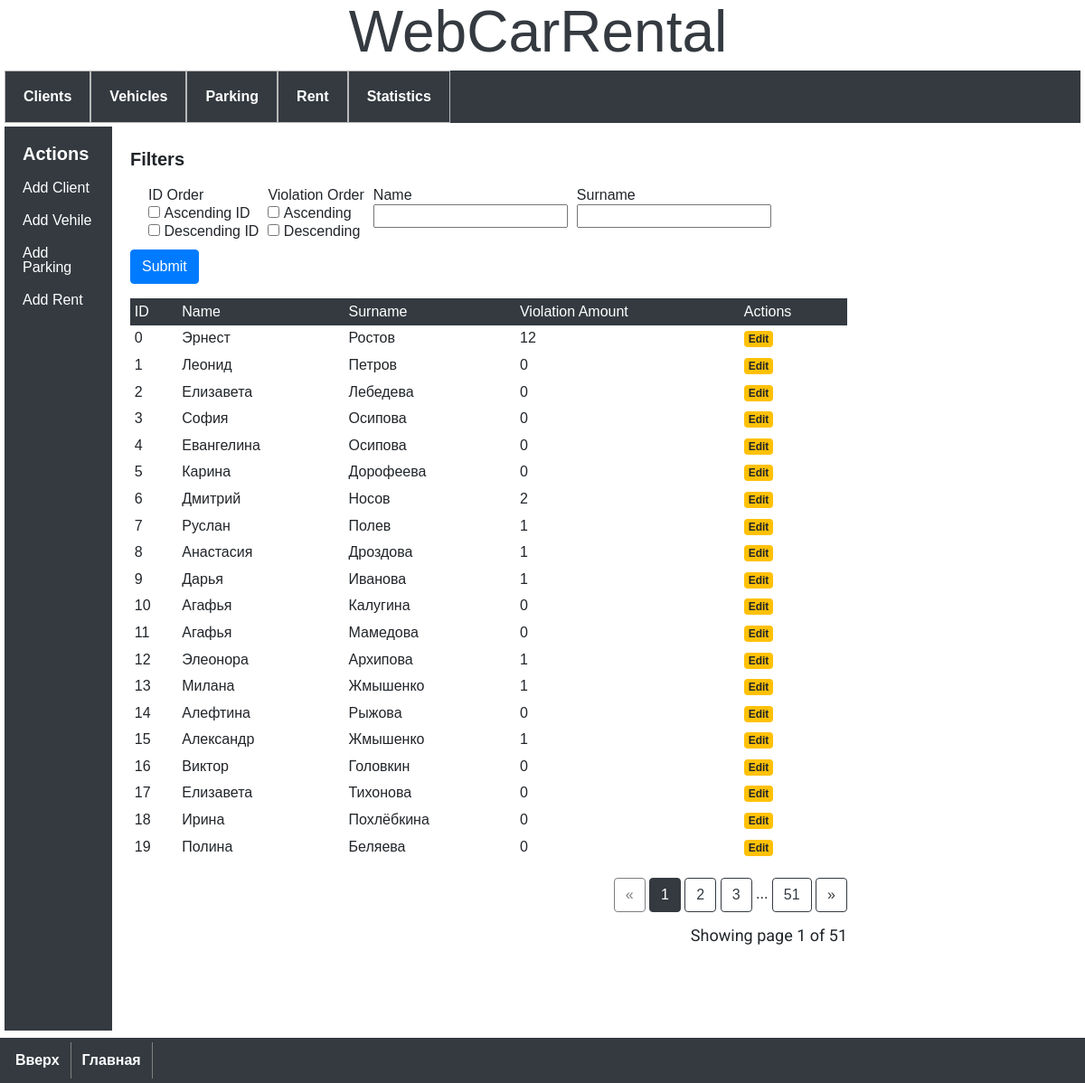
The app's page /clients with its own data.
### model.py (models this page shows)
class Client(db.Model):
    __tablename__ = 'client'
    client_id = db.Column('client_id', db.INTEGER, primary_key=True, autoincrement=True)
    firstname = db.Column('firstname', db.Text)
    surname = db.Column('surname', db.Text)
    violation = db.Column('violation', db.INTEGER)

### app.py (the view)
@app.route('/clients', methods=('GET', 'POST'))
def clients():
    form=ClientsForm()
    page = request.args.get('page', 1, type=int)
    clients = Client.query
    select_order = form.select_order.data
    select_violation = form.select_violation.data
    serch_name = form.serch_name.data
    serch_surname = form.serch_surname.data
    if request.method == 'POST':
        page = 1
        check_status_order(select_order)
        check_status_violation(select_violation)
        check_status_name(serch_name)
        check_status_surname(serch_surname)
    if ClientsForm.status_order == '0':
        form.select_order.data = []
    if ClientsForm.status_order == '1':
        clients = Client.query
        form.select_order.data = ['1']
    if ClientsForm.status_order == '2':
        clients = Client.query.order_by(desc(Client.client_id))
        form.select_order.data = ['2']
    if ClientsForm.status_violation == '0':
        form.select_violation.data = []
    if ClientsForm.status_violation == '1':
        clients = clients.order_by(Client.violation)
        form.select_violation.data = ['1']
    if ClientsForm.status_violation == '2':
        clients = clients.order_by(desc(Client.violation))
        form.select_violation.data = ['2']
    if serch_name:
        clients = clients.filter(Client.firstname == serch_name)
    if serch_surname:
        clients = clients.filter(Client.surname == serch_surname)
    return render_template(
        './client/clients.html',
        clients=clients.paginate(page=page, per_page=20),
        form=form)

### forms.py (shortened to what this page needs)
class ClientsForm(FlaskForm):
    select_order = MultiCheckboxField(
        label='ID Order',
        choices=[
            (1, 'Ascending ID'),
            (2, 'Descending ID')
        ])
    select_violation = MultiCheckboxField(
        label='Violation Order',
        choices=[
            (1, 'Ascending'),
            (2, 'Descending')
        ])
    serch_name = StringField(
        label='Name'
    )
    serch_surname = StringField(
        label='Surname'
    )
    submit = SubmitField(label=('Submit'))
    status_order = 0
    status_violation = 0
    status_name = 0
    status_surname = 0

### templates/client/clients.html (shortened to what this page needs)
{% extends 'base.html' %}
{% block content %}
<div class="table-responsive">
    <form class='form-horizontal' method="POST">
        <div class="form-group">
            <h2>Filters</h2>
            <div class="filters" style="display: flex;">
                <ul style="display: flex; padding: 10px;">
                    <li style="margin-left: 10px;">
                        {{ form.select_order.label }}
                        <br>
                        {{ form.select_order }}
                    </li>
                    <li style="margin-left: 10px;">
                        {{ form.select_violation.label }}
                        <br>
                        {{ form.select_violation }}
                    </li>
                    <li style="margin-left: 10px;">
                        {{ form.serch_name.label }}
                        <br>
                        {{ form.serch_name }}
                    </li>
                    <li style="margin-left: 10px;">
                        {{ form.serch_surname.label }}
                        <br>
                        {{ form.serch_surname }}
                    </li>
                </ul>
            </div>
            {{ form.submit(class="btn btn-primary") }}
        </div>
    </form>
    <table class="table table-sm table-borderless mb-0">
        <thead class="thead-dark">
            <tr>
                <th>ID</th>
                <th>Name</th>
                <th>Surname</th>
                <th>Violation Amount</th>
                <th>Actions</th>
            </tr>
        </thead>
        <tbody>
            {% for client in clients %}
            <tr>
                <th scope="row">{{ client.client_id }}</th>
                <td>{{ client.firstname }}</td>
                <td>{{ client.surname }}</td>
                <td>{{ client.violation }}</td>
                <td><a class="badge badge-warning"
                        href="{{ url_for('edit_client', client_id=client.client_id) }}">Edit</a></td>
            </tr>
            {% endfor %}
        </tbody>
    </table>
</div>
<br>
<div class="text-right">
    <a href="{{ url_for('clients', page=clients.prev_num) }}"
       class="btn btn-outline-dark
       {% if clients.page == 1 %}disabled{% endif %}">
        &laquo;
    </a>
    {% for page_num in clients.iter_pages(left_edge=1, right_edge=1, left_current=1, right_current=2) %}{% if page_num %}
            {% if clients.page == page_num %}
            <a href="{{ url_for('clients', page=page_num) }}"
               class="btn btn-dark">
                {{ page_num }}
            </a>
            {% else %}
            <a href="{{ url_for('clients', page=page_num) }}"
               class="btn btn-outline-dark">
                {{ page_num }}
            </a>
            {% endif %}
        {% else %}
            ...
        {% endif %}
    {% endfor %}    <a href="{{ url_for('clients', page=clients.next_num) }}"
       class="btn btn-outline-dark
       {% if clients.page == clients.pages %}disabled{% endif %}">
        &raquo;
    </a>
</div>
<p class="text-right mt-3">
   Showing page {{ clients.page }} of {{ clients.pages }}
</p>
{% endblock %}

### static/css/styles.css (style rules this page uses)
h2 { font-size: 20px; font-weight: bold; margin-bottom: 10px; margin-top: 10px; }
p { font-family: 'Roboto', sans-serif; font-size: large; margin-left: 10px; text-indent: 20px; }
body { font-family: 'Montserrat', sans-serif; }

### records on screen
Client: client_id "0", firstname "Эрнест", surname "Ростов", violation "12"
Client: client_id "1", firstname "Леонид", surname "Петров", violation "0"
Client: client_id "2", firstname "Елизавета", surname "Лебедева", violation "0"
Client: client_id "3", firstname "София", surname "Осипова", violation "0"
Client: client_id "4", firstname "Евангелина", surname "Осипова", violation "0"
Client: client_id "5", firstname "Карина", surname "Дорофеева", violation "0"
Client: client_id "6", firstname "Дмитрий", surname "Носов", violation "2"
Client: client_id "7", firstname "Руслан", surname "Полев", violation "1"
Client: client_id "8", firstname "Анастасия", surname "Дроздова", violation "1"
Client: client_id "9", firstname "Дарья", surname "Иванова", violation "1"
Client: client_id "10", firstname "Агафья", surname "Калугина", violation "0"
Client: client_id "11", firstname "Агафья", surname "Мамедова", violation "0"
Client: client_id "12", firstname "Элеонора", surname "Архипова", violation "1"
Client: client_id "13", firstname "Милана", surname "Жмышенко", violation "1"
Client: client_id "14", firstname "Алефтина", surname "Рыжова", violation "0"
Client: client_id "15", firstname "Александр", surname "Жмышенко", violation "1"
Client: client_id "16", firstname "Виктор", surname "Головкин", violation "0"
Client: client_id "17", firstname "Елизавета", surname "Тихонова", violation "0"
Client: client_id "18", firstname "Ирина", surname "Похлёбкина", violation "0"
Client: client_id "19", firstname "Полина", surname "Беляева", violation "0"

### other values on screen
{{ page_num }} "1"
{{ page_num }} "2" "3" "51"
{{ clients.page }} "1"
{{ clients.pages }} "51"
